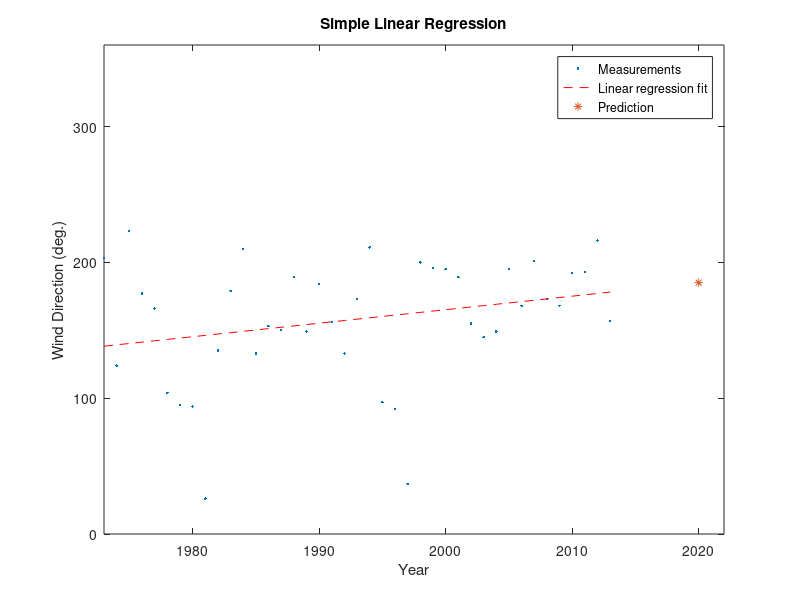
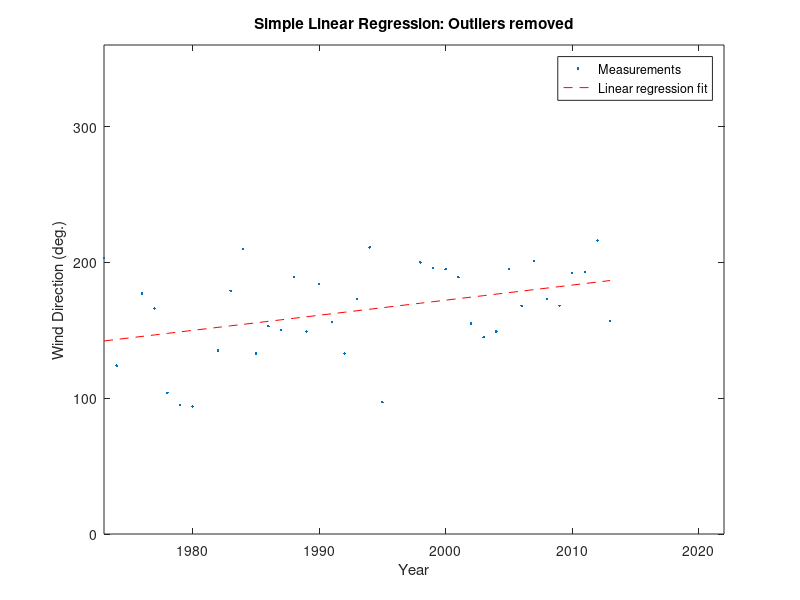

MATLAB code to generate these figures, in order: (Note: this script raises an error after producing the figures.)
% Start of script
%-------------------------------------------------------------------------%
close all;                   	% close all figures
clearvars;                      % clear all variables
clc;                         	% clear the command terminal
format shortG;                 	% picks most compact numeric display
format compact;                	% suppress excess blank lines

% Grab data
%-------------------------------------------------------------------------%
data = [1973 203;
        1974 124;
        1975 223;
        1976 177;
        1977 166;
        1978 104;
        1979 95;
        1980 94;
        1981 26;
        1982 135;
        1983 179;
        1984 210;
        1985 133;
        1986 153;
        1987 150;
        1988 189;
        1989 149;
        1990 184;
        1991 156;
        1992 133;
        1993 173;
        1994 211;
        1995 97;
        1996 92;
        1997 37;
        1998 200;
        1999 196;
        2000 195;
        2001 189;
        2002 155;
        2003 145;
        2004 149;
        2005 195;
        2006 168;
        2007 201;
        2008 173;
        2009 168;
        2010 192;
        2011 193;
        2012 216;
        2013 157];

    
% % Statistics
% %-------------------------------------------------------------------------%
% hist(data(:,2),20);
% 
% histfit(data(:,2),20,'normal')

    
% Simple linear regression
%-------------------------------------------------------------------------%
% y = beta_0 + beta_1 x + epsilon
%   beta_0 is the y-intercept
%   beta_1 is the slope (regression coefficient)
%   epsilon is the error term
% 
% Reformulate in matrix form
%   |y_1|   |1, x_1| |beta_0|
%   |...| = |  ... | |beta_1|
%   |y_n| = |1, x_n| 
% which is
%   y = X*b
% 
% Now solve using the mldivide
%   b = X^-1 * y

% reformat the data into vectors x and y
x = data(:,1);
y = data(:,2);

% reformat the data into matrix X
X = [ones(length(data(:,1)),1) data(:,1)];

% perform a 1st order linear fit using the mldivide
b = X\y;


%----------------------------------------%
% Note: We can also compute b using SVD
%----------------------------------------%
% Compute the SVD of X
% [U S V] = svd(X);
% 
% find number of nonzero singular value = rank(A)
% r = length(find(diag(S)));
% U_hat = U(:,1:r);
% S_hat = S(1:r,1:r);
% 
% Compute z and then b using the SVD
% z = S_hat\U_hat'*y; % this is: z = inv(S_hat)*U_hat'*y
% b = V*z;
%----------------------------------------%


% apply 1st order coefficients to equation of a line
y_hat = b(1) + b(2).*x;

% calculate the R-squared value: 
%
% R^2 = 1 - (\sum_{i=1}^n (y_i - y_hat_i)^2) / (\sum_{i=1}^n (y_i - y_bar_i)^2)
%
% This value tells us how well our estimate fits the data.  The higher the
% number, the better the fit.
R_sq = 1 - sum((y - y_hat).^2) / sum((y - mean(y)).^2)

% plot the results
figure(1);
plot(x,y,'.',x,y_hat,'r--')
xlim([min(x) max(x)])
ylim([0 360])
xlabel('Year')
ylabel('Wind Direction (deg.)')
legend('Measurements','Linear regression fit')
title('Simple Linear Regression')


% Perform a prediction
%-------------------------------------------------------------------------%
x_star = 2020;
y_star = b(1) + b(2).*x_star;

% plot prediction
hold on;
plot(x_star,y_star,'*')
hold off;
legend('Measurements','Linear regression fit','Prediction')
xlim([min(x) x_star+2])


% remove the outliers
%-------------------------------------------------------------------------%
y_bar = abs(y - y_hat);
x2 = [];
y2 = [];
k = 0;
for ii = 1:length(x)
    if y_bar(ii) < (2*mean(y_bar))
        k = k+1;
        y2(k,1) = y(ii);
        x2(k,1) = x(ii);
    end
end

% perform the same analysis as before
X2 = [ones(length(x2),1) x2];
b2 = X2\y2;
y2_hat = b2(1) + b2(2).*x2;
R2_sq = 1 - (sum((y2 - y2_hat).^2) / sum((y2 - mean(y2)).^2))

% plot the new estimates
figure(2)
plot(x2,y2,'.',x2,y2_hat,'r--')
xlim([min(x2) x_star+2])
ylim([0 360])
xlabel('Year')
ylabel('Wind Direction (deg.)')
legend('Measurements','Linear regression fit')
title('Simple Linear Regression: Outliers removed')


dock_all_figures;







